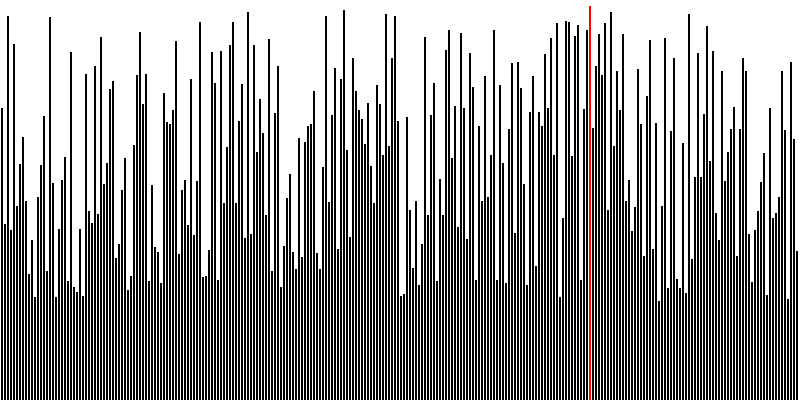
Frame 1 (no input)
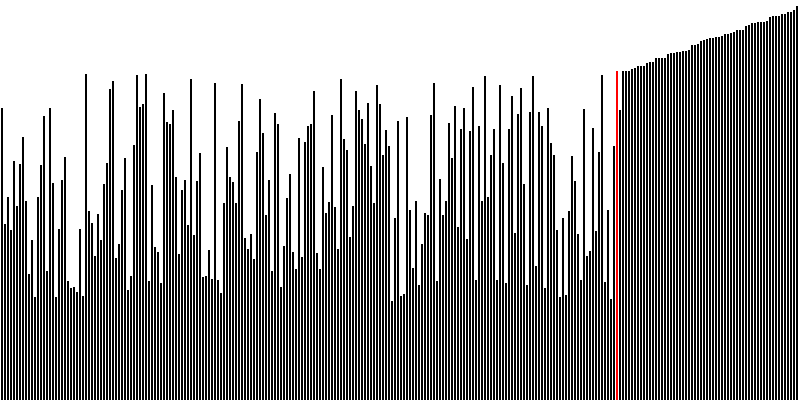
Frame 60 (the mouse pressed at the canvas centre just before this capture)
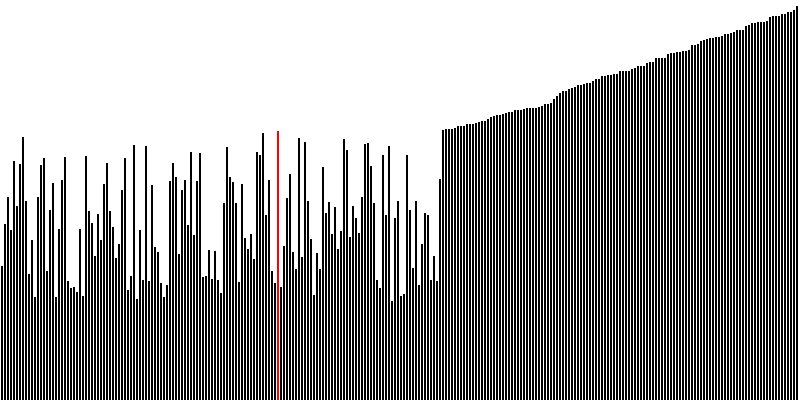
Frame 120 (the mouse held since frame 60 and released just before this capture)

The Processing sketch that drew these frames (run headless with seeded random() and noise(); from frame 60 on, the mouse is pressed at the canvas centre):

// Processing sketch: processing_117715
// ── processing_117715.pde

int n[];
int sortedIndex;
int barWidth = 3;

void setup() {
  size(800, 400);
  stroke(255);
  background(255);
  smooth();

  // make enough bars to fill the window width
  n=new int[width/barWidth];

  // we are looking for the biggest and swapping it with end of the array
  // so every itteration the size of the un sorted arry will decrece by 1
  sortedIndex = n.length;

  //populate our array n with random numbers
  //random gives us floats so we need to convert to intigers
  for (int i=0;i<n.length;i++) {
    n[i]= int(random(100, height));
  }

  //pull down the frame rate so it is observable
  frameRate(10);
}

void draw() {
  //refreash the screen
  background(255);

//  if there is stuff to sort go for it !
  if (sortedIndex > 0) {
    
    //used to store the lrges calue in teh array
    int biggest=0;
    //used to store the index of the larges value
    int indexOfBiggest=0;

    //step through the un sorted portion of our array n 
    for (int i=0;i<sortedIndex;i++) {
      
      //if the current value n[i] is bigger than the biggest thing we have seen so far..
      if (n[i] > biggest) {
        
        //update our biggest value variabel
        biggest = n[i];
        //update out index of biggest value variable
        indexOfBiggest = i;
      }
    }
    //variable used when drawing our rectangles
    int x=0;
    //step through all of our array
    for (int i =0;i<n.length;i++) {
      
      //if we are on the biggest un sorted value that we just found....
      if (i== indexOfBiggest) {
        //change the fill to red
        fill(255, 0, 0);
      }
      else {
        //for all the others keep it black
        fill(0);
      }
      //drw the bar (x,y,width,height)
      rect( x, height-n[i], barWidth, n[i]);
      //move out x position by barWidth
      x+=barWidth;
    }
    
        //decreade the portion of our array that is not sorted
    sortedIndex--;
    
    //each frame swap the largest value with the last item in the unsorted part of the array
    int temp = n[sortedIndex];
    n[sortedIndex] = n[indexOfBiggest];
    n[indexOfBiggest] = temp;
    

  }
  else {
    
    //if we are not sorting then just draw teh graph
    int x=0;
    for (int i =0;i<n.length;i++) {

      rect( x, height-n[i], barWidth, n[i]);
      x+=barWidth;
    }
  }
}

// when a key is pressed re initilise our array with a bunch of random values
// make sure we initilies the end of the unsorted portion of our array
void keyPressed() {
  background(255);
  sortedIndex = n.length-1;
  for (int i=0;i<n.length;i++) {
    n[i]= int(random(100, height));
  }
}
